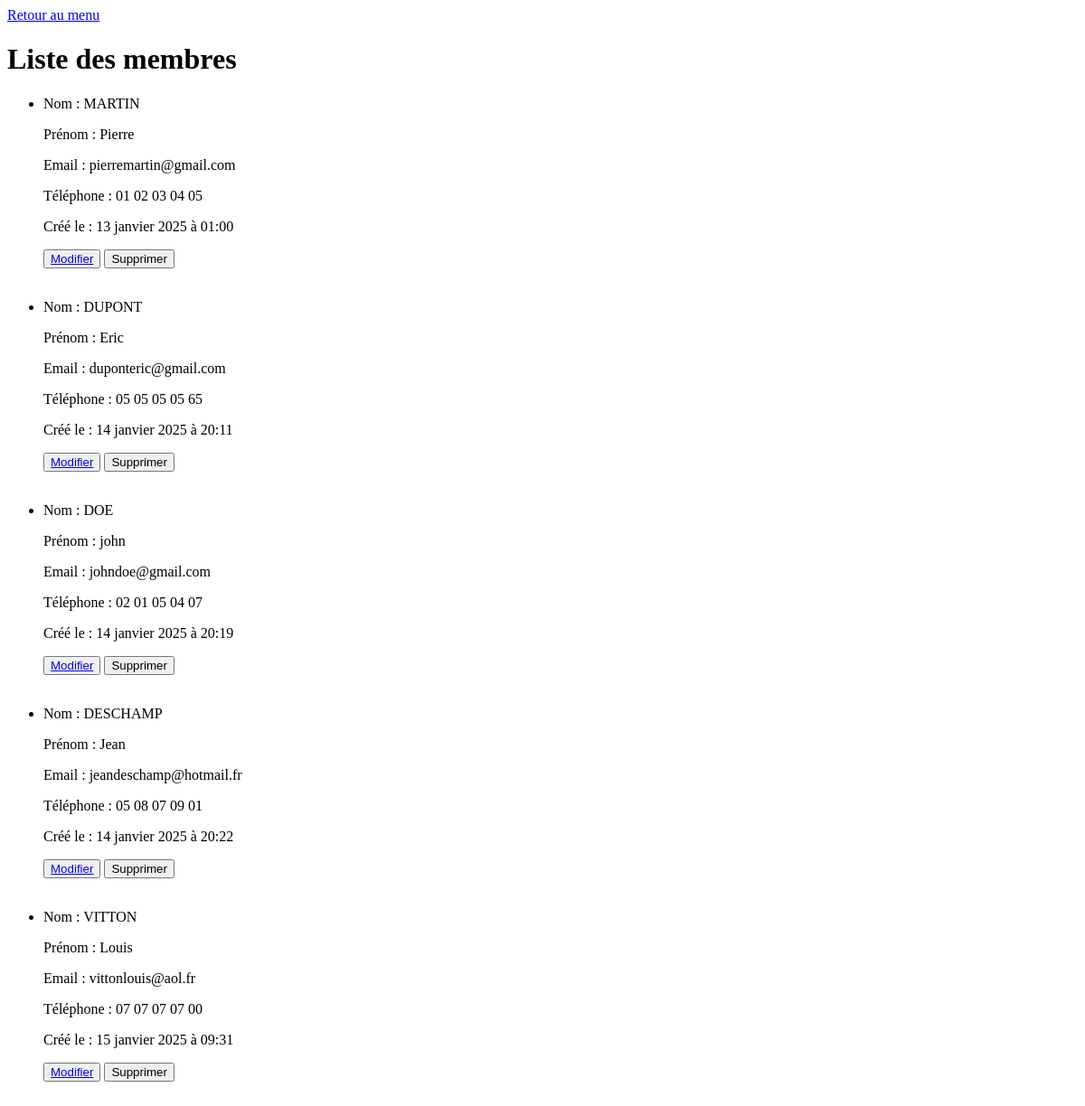
/bibliothecaire/listmembres/, run on an earlier commit of the app's database.
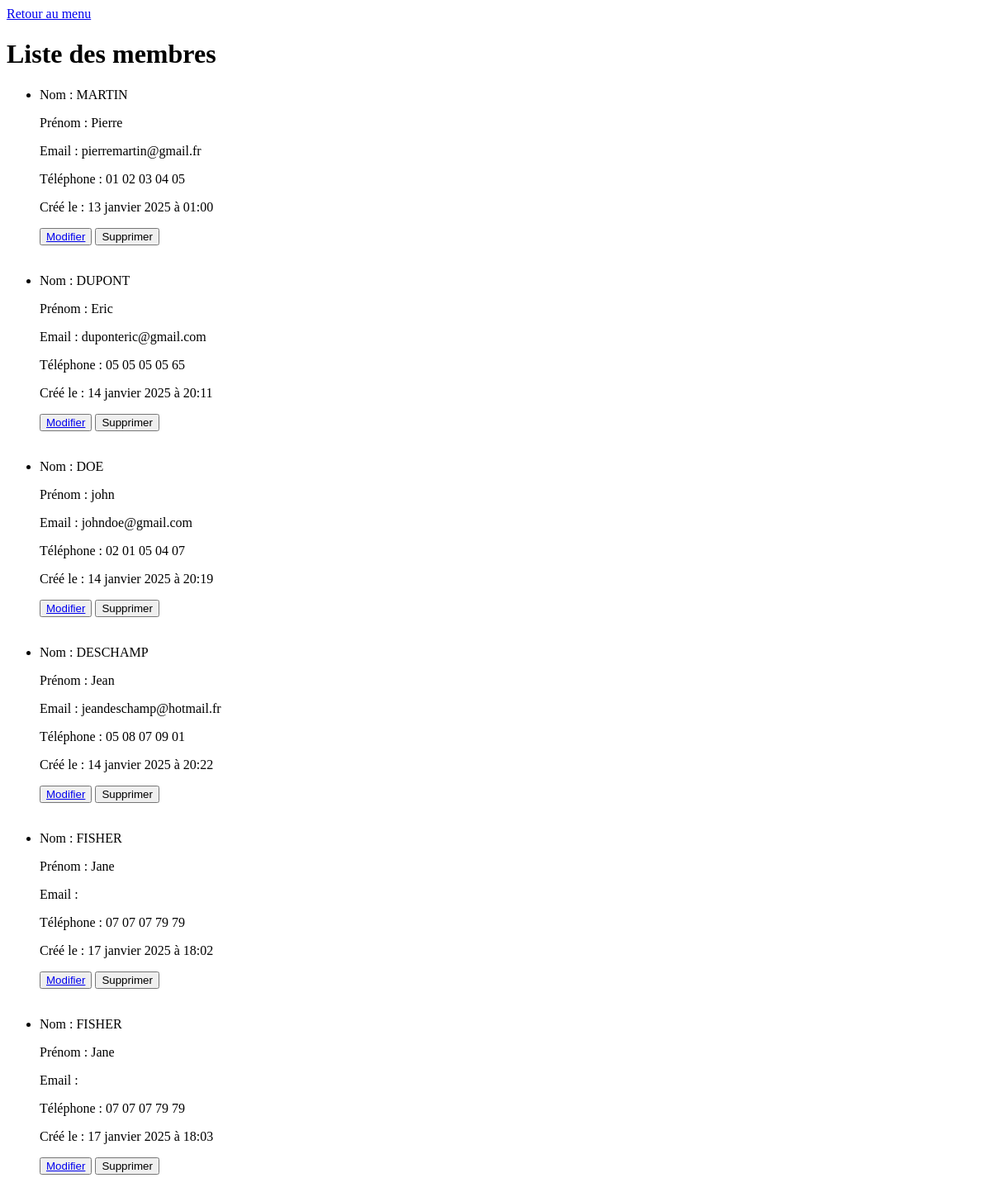
And on a later commit of the database.
### app_bibliothecaire/models.py (models this page shows, shortened)
class Membre(models.Model):
    name = models.fields.CharField(max_length=150)
    first_name = models.fields.CharField(max_length=150)
    email = models.EmailField(null=True, blank=True)
    phone = models.CharField(max_length=15, null=True, blank=True)
    creation_date = models.DateTimeField(auto_now_add=True) #Définit automatiquement la date et l'heure à la création

### app_bibliothecaire/views.py (the view)
# urls.py: path('listmembres/', views.listemembres, name='listmembres'),
def listemembres(request):
    membres = Membre.objects.all()
    return render(request, 'membres/listmembres.html', {'membres': membres})

### app_bibliothecaire/templates/membres/listmembres.html (shortened to what this page needs)
<!DOCTYPE html>
<html lang="fr">
<head>
</head>
<body>
    <a href="{% url 'app_bibliothecaire:home_bibliothecaire' %}">Retour au menu</a>
    <h1>Liste des membres</h1>
    <ul>
      {% for membre in membres %}
      <li>
          <p>Nom : {{ membre.name }}</p>
          <p>Prénom : {{ membre.first_name }}</p>
          <p>Email : {{ membre.email }}</p>
          <p>Téléphone : {{ membre.phone }}</p>
          <p>Créé le : {{ membre.creation_date|date:"d F Y" }} à {{membre.creation_date|date:"H:i"}}</p>
          <button><a href="{% url 'app_bibliothecaire:updatemembre' id=membre.id %}"> Modifier</a></button>
          <form action="{% url 'app_bibliothecaire:deletemembre' id=membre.id %}" method="POST" style="display:inline;">
                <button type="submit">Supprimer</button>
          </form>
      </li><br>
      {% endfor %}
    </ul>
</body>
</html>

What changed in the data, as far as the page shows it:
removed Membre: name "VITTON", first_name "Louis", email "vittonlouis@aol.fr", phone "07 07 07 07 00", creation_date "15 janvier 2025", creation_date "09:31"
changed Membre "MARTIN": email "pierremartin@gmail.com" → "pierremartin@gmail.fr"
added Membre: name "FISHER", first_name "Jane", phone "07 07 07 79 79", creation_date "17 janvier 2025", creation_date "18:02"
added Membre: name "FISHER", first_name "Jane", phone "07 07 07 79 79", creation_date "17 janvier 2025", creation_date "18:03"
